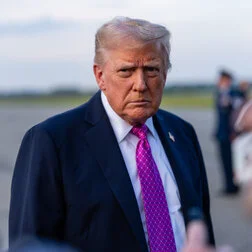
#> input picture images/donald.jpg, 252 x 252 px, found by its file name
$ python pixel_ops.py
#> lines starting #> are read from the running program, lines starting #| are printed output that depends on the picture; after the words box and inside, x2 and y2 are one past the last pixel; in counts of white or black regions, pixels touching at a corner belong together
import cv2
import numpy as np

# Read the image
image = cv2.imread('./images/donald.jpg')
#> image is the input picture: shape (252, 252, 3); mean B, G, R 131.5, 112.1, 114.2

if image is None:
    print("Error: Image not found.")
else:
    # Access and print the value of a pixel at (100, 100)
    pixel = image[100, 100]
#> pixel = [52, 28, 18]
    print(f"Pixel value at (100, 100): {pixel}")
#| Pixel value at (100, 100): [52 28 18]

    # Change the pixel at (100, 100) to pure red (BGR format)
    image[100, 100] = [0, 0, 255]
#> image: shape (252, 252, 3); under 0.01% of pixels changed, all inside (x1, y1, x2, y2) = (100, 100, 101, 101)

    # Manipulate the blue channel: set all blue values to 0
    image[:, :, 0] = 0
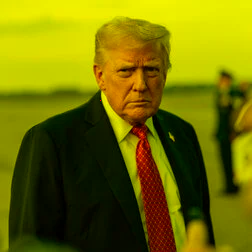
#> image: shape (252, 252, 3); mean B, G, R 0, 112.1, 114.2

    # Manipulate the green channel: increase green intensity by 50 (clip at 255)
    image[:, :, 1] = np.clip(image[:, :, 1] + 50, 0, 255)
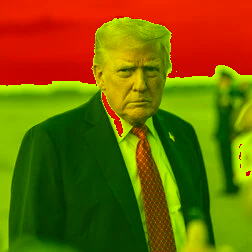
#> image: shape (252, 252, 3); mean B, G, R 0, 98.3, 114.2

    cv2.imshow('Manipulated Image', image)
    cv2.waitKey(0)
    cv2.destroyAllWindows()
